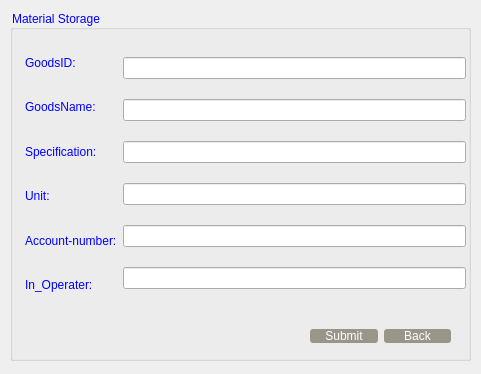
<?xml version="1.0" encoding="UTF-8"?>
<ui version="4.0">
 <class>MaterialStorage</class>
 <widget class="QWidget" name="MaterialStorage">
  <property name="geometry">
   <rect>
    <x>0</x>
    <y>0</y>
    <width>481</width>
    <height>374</height>
   </rect>
  </property>
  <property name="sizePolicy">
   <sizepolicy hsizetype="Expanding" vsizetype="Expanding">
    <horstretch>0</horstretch>
    <verstretch>0</verstretch>
   </sizepolicy>
  </property>
  <property name="windowTitle">
   <string>Form</string>
  </property>
  <widget class="QGroupBox" name="groupBox">
   <property name="geometry">
    <rect>
     <x>10</x>
     <y>10</y>
     <width>461</width>
     <height>351</height>
    </rect>
   </property>
   <property name="styleSheet">
    <string notr="true">color:blue;

font: 75 14pt &quot;Aparajita&quot;;</string>
   </property>
   <property name="title">
    <string>Material Storage</string>
   </property>
   <widget class="QWidget" name="layoutWidget_2">
    <property name="geometry">
     <rect>
      <x>300</x>
      <y>310</y>
      <width>141</width>
      <height>33</height>
     </rect>
    </property>
    <layout class="QHBoxLayout" name="horizontalLayout_6">
     <item>
      <widget class="QPushButton" name="submitpushButton">
       <property name="styleSheet">
        <string notr="true">QPushButton { background-color: rgb(153, 149, 137); border-radius: 3px; color: rgb(255, 255, 255); } QPushButton:hover { background-color: black; }
</string>
       </property>
       <property name="text">
        <string>Submit</string>
       </property>
      </widget>
     </item>
     <item>
      <widget class="QPushButton" name="backpushButton">
       <property name="styleSheet">
        <string notr="true">QPushButton { background-color: rgb(153, 149, 137); border-radius: 3px; color: rgb(255, 255, 255); } QPushButton:hover { background-color: black; }
</string>
       </property>
       <property name="text">
        <string>Back</string>
       </property>
      </widget>
     </item>
    </layout>
   </widget>
   <widget class="QWidget" name="layoutWidget">
    <property name="geometry">
     <rect>
      <x>15</x>
      <y>33</y>
      <width>441</width>
      <height>261</height>
     </rect>
    </property>
    <layout class="QHBoxLayout" name="horizontalLayout">
     <item>
      <layout class="QVBoxLayout" name="verticalLayout_2">
       <item>
        <widget class="QLabel" name="GoodIDlabel">
         <property name="text">
          <string>GoodsID:</string>
         </property>
        </widget>
       </item>
       <item>
        <widget class="QLabel" name="GoodNamelabel">
         <property name="text">
          <string>GoodsName:</string>
         </property>
        </widget>
       </item>
       <item>
        <widget class="QLabel" name="Specificationlabel">
         <property name="text">
          <string>Specification:</string>
         </property>
        </widget>
       </item>
       <item>
        <widget class="QLabel" name="unitlabel">
         <property name="text">
          <string>Unit:</string>
         </property>
        </widget>
       </item>
       <item>
        <widget class="QLabel" name="Accountnumberlabel">
         <property name="text">
          <string>Account-number:</string>
         </property>
        </widget>
       </item>
       <item>
        <widget class="QLabel" name="operaterlabel">
         <property name="text">
          <string>In_Operater:</string>
         </property>
        </widget>
       </item>
      </layout>
     </item>
     <item>
      <layout class="QVBoxLayout" name="verticalLayout">
       <item>
        <widget class="QLineEdit" name="GoodsIDlineEdit"/>
       </item>
       <item>
        <widget class="QLineEdit" name="goodsnamelineEdit"/>
       </item>
       <item>
        <widget class="QLineEdit" name="specificationlineEdit"/>
       </item>
       <item>
        <widget class="QLineEdit" name="unitlineEdit"/>
       </item>
       <item>
        <widget class="QLineEdit" name="accountnumberlineEdit"/>
       </item>
       <item>
        <widget class="QLineEdit" name="operaterlineEdit"/>
       </item>
      </layout>
     </item>
    </layout>
   </widget>
   <zorder>layoutWidget</zorder>
   <zorder>layoutWidget_2</zorder>
  </widget>
 </widget>
 <resources/>
 <connections/>
</ui>
